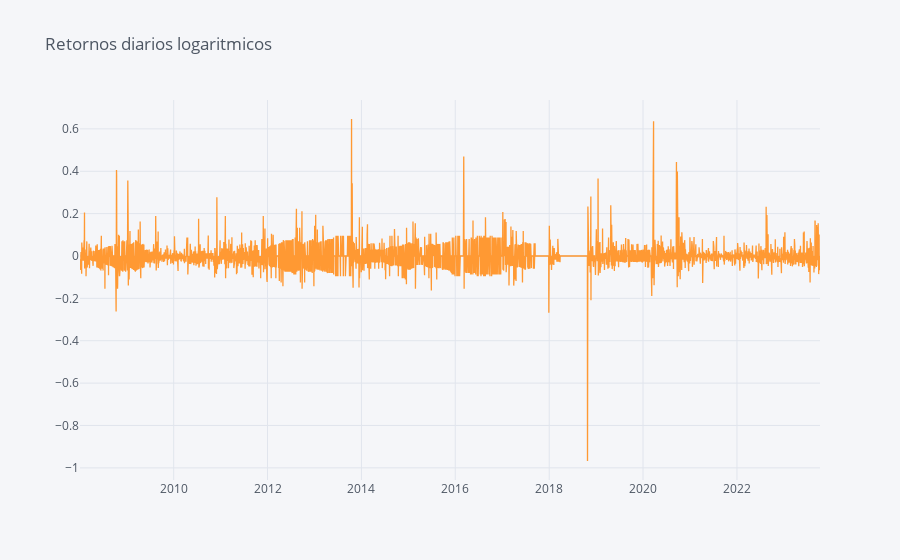

Notebook cell for this chart:
### Markdown cell above
## Log-Return: UBS.MC

### Code cell
#Se grafica de retornos diarios logaritmicos
daily_returns.iplot(title='Retornos diarios logaritmicos')

### Figure 1 — Plotly figure (JSON) as saved in the notebook; plotly's stock layout.template omitted (floating-point values rounded to 4 significant figures; data arrays with more than 128 entries replaced by an {"elided": "..."} marker saying what was removed)
{"data": [{"line": {"color": "rgba(255, 153, 51, 1.0)", "dash": "solid", "shape": "linear", "width": 1.3}, "mode": "lines", "name": "Close", "text": "", "type": "scatter", "x": {"elided": "4033 str values"}, "y": {"elided": "4033 float values"}}], "layout": {"legend": {"bgcolor": "#F5F6F9", "font": {"color": "#4D5663"}}, "paper_bgcolor": "#F5F6F9", "plot_bgcolor": "#F5F6F9", "title": {"font": {"color": "#4D5663"}, "text": "Retornos diarios logaritmicos"}, "xaxis": {"gridcolor": "#E1E5ED", "showgrid": true, "tickfont": {"color": "#4D5663"}, "title": {"font": {"color": "#4D5663"}, "text": ""}, "zerolinecolor": "#E1E5ED"}, "yaxis": {"gridcolor": "#E1E5ED", "showgrid": true, "tickfont": {"color": "#4D5663"}, "title": {"font": {"color": "#4D5663"}, "text": ""}, "zerolinecolor": "#E1E5ED"}}}
